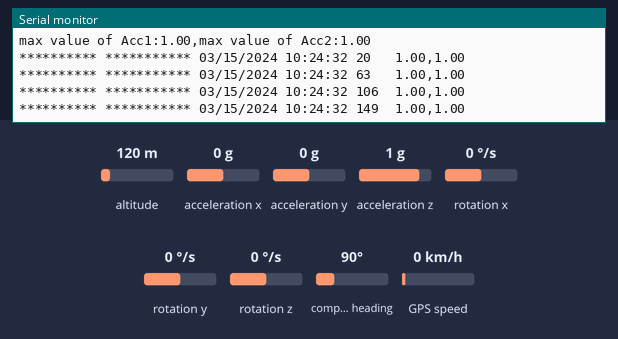
Simulated run of this sketch. Board: ESP8266 (NodeMCU). On the bench: the last lines printed to the serial monitor. The test bench sets the inputs (shaded band); at power-on: acceleration x 0 g, acceleration y 0 g, acceleration z 1 g, altitude 120 m, rotation x 0 °/s, rotation y 0 °/s, rotation z 0 °/s, compass heading 90°, GPS speed 0 km/h. WiFi joins after 1.5 s; servers stay silent unless stated; the GPS gets a fix after 3 s at 37.7749, -122.4194 with 8 satellites.

Above: at 2.7 s.
2.8 s: acceleration x set to -1.4 g
At 2.95 s:
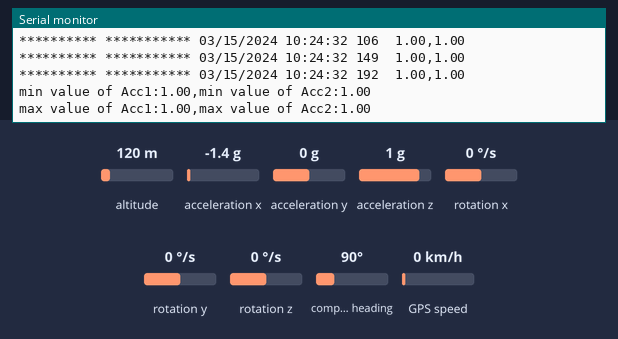
5.1 s: acceleration y set to -1.4 g
At 5.55 s:
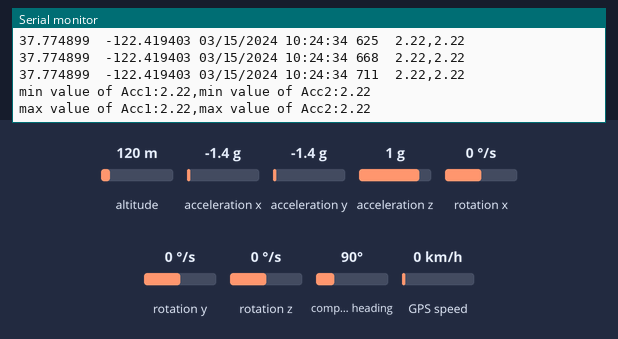
6.6 s: acceleration z set to -1.4 g
At 7.11 s:
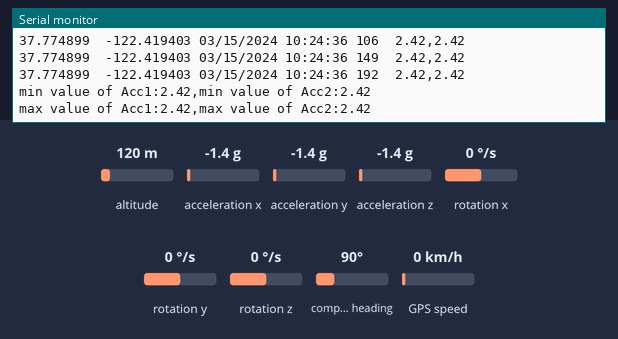
Timing chart, 0 to 9.6 s (numbered marks = the images above; inputs shaded):
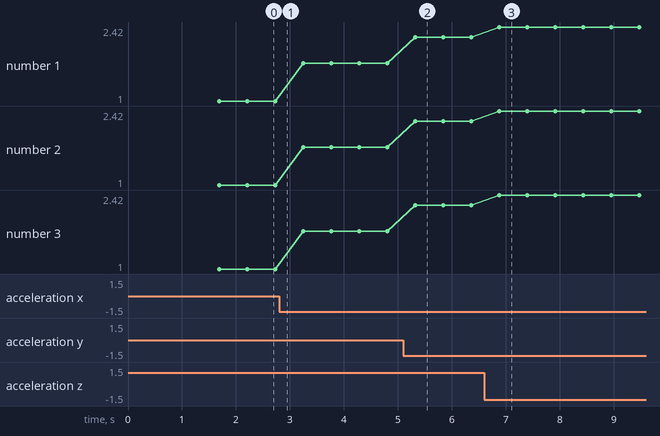

Measured:
- after the input at 5.1 s, the serial monitor: prints a new line after 0.05 s (image 2)
- plotted number 1: 1 → 1.72 after the input at 2.8 s, 1.72 → 2.22 after the input at 5.1 s
- plotted number 2: 1 → 1.72 after the input at 2.8 s, 1.72 → 2.22 after the input at 5.1 s
- plotted number 3: 1 → 1.72 after the input at 2.8 s, 1.72 → 2.22 after the input at 5.1 s

The sketch:

Instrumented_bike_Share_Arduino_Code.ino
```cpp
#include <ArduinoJson.h>
#include <TinyGPS++.h>
#include <SoftwareSerial.h>
#include <Wire.h> // Must include Wire library for I2C
#include <SparkFun_MMA8452Q.h> // Includes the SFE_MMA8452Q library

#include <ESP8266WiFi.h>
#include <FirebaseArduino.h>
/*
   This sample code demonstrates the normal use of a TinyGPS++ (TinyGPSPlus) object.
   It requires the use of SoftwareSerial, and assumes that you have a
   4800-baud serial GPS device hooked up on pins 4(rx) and 3(tx).
*/
static const int RXPin = 13, TXPin = 1;
static const uint32_t GPSBaud = 9600;
const int window=5;
float Acc1_max;
float Acc1_min;
float Acc2_max;
float Acc2_min;
int i;
int Acc1_max_index;
int Acc1_min_index;
int Acc2_max_index;
int Acc2_min_index;
float arrayAcc1[5];
float arrayAcc2[5];

MMA8452Q accel(0x1C);
MMA8452Q accel2(0x1D);
// The TinyGPS++ object
TinyGPSPlus gps;

// The serial connection to the GPS device
SoftwareSerial ss(RXPin, TXPin);

// Set these to run example.
#define FIREBASE_HOST "biketeam2-93c1b.firebaseio.com"
#define FIREBASE_AUTH "NSSRveqD785HDX6BYM1LCpYk0OsPLV422VB0H6pf"
#define WIFI_SSID "Xperia"
#define WIFI_PASSWORD "12345678"
void setup()
{
  Serial.begin(115200);
  ss.begin(GPSBaud);
  Wire.begin(D2,D1);
  accel.init(SCALE_8G, ODR_50);
  accel2.init(SCALE_8G, ODR_50);
  //Begin wifi connecting
 WiFi.begin(WIFI_SSID, WIFI_PASSWORD);
  Serial.print("connecting");
  while (WiFi.status() != WL_CONNECTED) {
    Serial.print(".");
    delay(500);
  }
  Serial.println();
  Serial.print("connected: ");
  Serial.println(WiFi.localIP());

  Firebase.begin(FIREBASE_HOST, FIREBASE_AUTH);
  i=0;
}

void loop()
{
  static const double LONDON_LAT = 51.508131, LONDON_LON = -0.128002;

  //printInt(gps.satellites.value(), gps.satellites.isValid(), 5);
 // printFloat(gps.hdop.hdop(), gps.hdop.isValid(), 6, 1);
  printFloat(gps.location.lat(), gps.location.isValid(), 11, 6);
  printFloat(gps.location.lng(), gps.location.isValid(), 12, 6);
 //printInt(gps.location.age(), gps.location.isValid(), 5);
  printDateTime(gps.date, gps.time);
  //printFloat(gps.altitude.meters(), gps.altitude.isValid(), 7, 2);
  //printFloat(gps.course.deg(), gps.course.isValid(), 7, 2);
  //printFloat(gps.speed.kmph(), gps.speed.isValid(), 6, 2);
  //printStr(gps.course.isValid() ? TinyGPSPlus::cardinal(gps.course.deg()) : "*** ", 6);

  unsigned long distanceKmToLondon =
    (unsigned long)TinyGPSPlus::distanceBetween(
      gps.location.lat(),
      gps.location.lng(),
      LONDON_LAT,
      LONDON_LON) / 1000;
  //printInt(distanceKmToLondon, gps.location.isValid(), 9);

  double courseToLondon =
    TinyGPSPlus::courseTo(
      gps.location.lat(),
      gps.location.lng(),
      LONDON_LAT,
      LONDON_LON);

  //printFloat(courseToLondon, gps.location.isValid(), 7, 2);

  const char *cardinalToLondon = TinyGPSPlus::cardinal(courseToLondon);

 // printStr(gps.location.isValid() ? cardinalToLondon : "*** ", 6);

  //printInt(gps.charsProcessed(), true, 6);
  //printInt(gps.sentencesWithFix(), true, 10);
  //printInt(gps.failedChecksum(), true, 9);
  if (accel.available())
  {
    // First, use accel.read() to read the new variables:
    accel.read();
  }else{
    return;
    }
  if(accel2.available()){
     accel2.read();
    }else{
      return;
      }

 //Capture the maximum value and minimum value for each window
  float Acc1_x;
  float Acc1_y;
  float Acc1_z;
  float Acc2_x;
  float Acc2_y;
  float Acc2_z;

  Acc1_x=String(accel.cx,2).toFloat();
  Acc1_y=String(accel.cy,2).toFloat();
  Acc1_z=String(accel.cz,2).toFloat();
  Acc2_x=String(accel2.cx,2).toFloat();
  Acc2_y=String(accel2.cy,2).toFloat();
  Acc2_z=String(accel2.cz,2).toFloat();
  float Acc1=sqrt(sq(Acc1_x)+sq(Acc1_y)+sq(Acc1_z));
  float Acc2=sqrt(sq(Acc2_x)+sq(Acc2_y)+sq(Acc2_z));
  Acc1=String(Acc1,2).toFloat();
  Acc2=String(Acc2,2).toFloat();
  Serial.print(Acc1);
  Serial.print(",");
  Serial.println(Acc2);
  arrayAcc1[i]=Acc1;
  arrayAcc2[i]=Acc2;
  if(i==0){
    Acc1_max=arrayAcc1[i];
    Acc2_max=arrayAcc2[i];
    Acc1_min=arrayAcc1[i];
    Acc2_min=arrayAcc2[i];
    Acc1_max_index=0;
    Acc1_min_index=0;
    Acc2_max_index=0;
    Acc2_min_index=0;

    }else{
      if(arrayAcc1[i]>=Acc1_max){
        Acc1_max=arrayAcc1[i];
        Acc1_max_index=i;
        }
      if(arrayAcc1[i]<=Acc1_min){
        Acc1_min=arrayAcc1[i];
        Acc1_min_index=i;
        }

       if(arrayAcc2[i]>=Acc2_max){
        Acc2_max=arrayAcc2[i];
        Acc2_max_index=i;
        }

        if(arrayAcc2[i]<=Acc2_min){
        Acc2_min=arrayAcc2[i];
        Acc2_min_index=i;
        }
      }


  if(i==window-1){
        Acc1_max=String(Acc1_max, 2).toFloat();
        Acc1_min=String(Acc1_min, 2).toFloat();
        Acc2_max==String(Acc2_max, 2).toFloat();
        Acc2_min=String(Acc2_min, 2).toFloat();
        StaticJsonBuffer<100> jsonBuffer;
        JsonObject& obj = jsonBuffer.createObject();

        StaticJsonBuffer<100> jsonBuffer2;
        JsonObject& obj2 = jsonBuffer2.createObject();

        obj["latitude"]=gps.location.lat();
        obj["longitude"]=gps.location.lng();

        obj2["latitude"]=gps.location.lat();
        obj2["longitude"]=gps.location.lng();

        if(Acc1_max_index<Acc2_min_index&&Acc2_max_index<Acc2_min_index){
        Serial.print("max value of Acc1:");
        Serial.print(Acc1_max);
        Serial.print(",");
        Serial.print("max value of Acc2:");
        Serial.println(Acc2_max);

        Serial.print("min value of Acc1:");
        Serial.println(Acc1_min);
        Serial.print(",");
        Serial.print("min value of Acc2:");
        Serial.println(Acc2_min);

        obj["Acc1"]=Acc1_max;
        obj["Acc2"]=Acc2_max;
        String name=Firebase.push("bike2/location",obj);
        smartDelay(10);
        obj2["Acc1"]=Acc1_min;
        obj2["Acc2"]=Acc2_min;
        String name1=Firebase.push("bike2/location",obj2);
        }else if(Acc1_max_index<Acc2_min_index&&Acc2_max_index>Acc2_min_index){
        Serial.print("max value of Acc1:");
        Serial.print(Acc1_max);
        Serial.print(",");
        Serial.print("min value of Acc2:");
        Serial.println(Acc2_min);

        Serial.print("min value of Acc1:");
        Serial.print(Acc1_min);
        Serial.print(",");
        Serial.print("max value of Acc2:");
        Serial.println(Acc2_max);
        obj["Acc1"]=Acc1_max;
        obj["Acc2"]=Acc2_min;
        String name=Firebase.push("bike2/location",obj);
        smartDelay(10);
        obj2["Acc1"]=Acc1_min;
        obj2["Acc2"]=Acc2_max;
        String name1=Firebase.push("bike2/location",obj2);
        }else if(Acc1_max_index>Acc2_min_index&&Acc2_max_index<Acc2_min_index){
        Serial.print("min value of Acc1:");
        Serial.print(Acc1_min);
        Serial.print(",");
        Serial.print("max value of Acc2:");
        Serial.println(Acc2_max);

        Serial.print("max value of Acc1:");
        Serial.print(Acc1_max);
        Serial.print(",");
        Serial.print("min value of Acc2:");
        Serial.println(Acc2_min);

        obj["Acc1"]=Acc1_min;
        obj["Acc2"]=Acc2_max;
        String name=Firebase.push("bike2/location",obj);
        smartDelay(10);
        obj2["Acc1"]=Acc1_max;
        obj2["Acc2"]=Acc2_min;
        String name1=Firebase.push("bike2/location",obj2);

       }else{
        Serial.print("min value of Acc1:");
        Serial.print(Acc1_min);
        Serial.print(",");
        Serial.print("min value of Acc2:");
        Serial.println(Acc2_min);

        Serial.print("max value of Acc1:");
        Serial.print(Acc1_max);
        Serial.print(",");
        Serial.print("max value of Acc2:");
        Serial.println(Acc2_max);

        obj["Acc1"]=Acc1_min;
        obj["Acc2"]=Acc2_min;
        String name=Firebase.push("bike2/location",obj);
        smartDelay(20);
        obj2["Acc1"]=Acc1_max;
        obj2["Acc2"]=Acc2_max;
        String name1=Firebase.push("bike2/location",obj2);
        }


//      if(Firebase.failed()) {
//      Serial.print("pushing /logs failed:");
//      Serial.println(Firebase.error());
//      return;
//      }

        float arrayAcc1=NULL;
        float arrayAcc2=NULL;
        i=0;
        Acc1_max=NULL;
        Acc2_max=NULL;
        smartDelay(20);
        }else{
          i++;
           smartDelay(40);
          }

  if (millis() > 5000 && gps.charsProcessed() < 10)
    Serial.println(F("No GPS data received: check wiring"));
}

// This custom version of delay() ensures that the gps object
// is being "fed".
static void smartDelay(unsigned long ms)
{
  unsigned long start = millis();
  do
  {
    while (ss.available())
      gps.encode(ss.read());
  } while (millis() - start < ms);
}

static void printFloat(float val, bool valid, int len, int prec)
{
  if (!valid)
  {
    while (len-- > 1)
      Serial.print('*');
    Serial.print(' ');
  }
  else
  {
    Serial.print(val, prec);
    int vi = abs((int)val);
    int flen = prec + (val < 0.0 ? 2 : 1); // . and -
    flen += vi >= 1000 ? 4 : vi >= 100 ? 3 : vi >= 10 ? 2 : 1;
    for (int i=flen; i<len; ++i)
      Serial.print(' ');
  }
  smartDelay(0);
}

static void printInt(unsigned long val, bool valid, int len)
{
  char sz[32] = "*****************";
  if (valid)
    sprintf(sz, "%ld", val);
  sz[len] = 0;
  for (int i=strlen(sz); i<len; ++i)
    sz[i] = ' ';
  if (len > 0)
    sz[len-1] = ' ';
  Serial.print(sz);
  smartDelay(0);
}

static void printDateTime(TinyGPSDate &d, TinyGPSTime &t)
{
  if (!d.isValid())
  {
    Serial.print(F("********** "));
  }
  else
  {
    char sz[32];
    sprintf(sz, "%02d/%02d/%02d ", d.month(), d.day(), d.year());
    Serial.print(sz);
  }

  if (!t.isValid())
  {
    Serial.print(F("******** "));
  }
  else
  {
    char sz[32];
    sprintf(sz, "%02d:%02d:%02d ", t.hour(), t.minute(), t.second());
    Serial.print(sz);
  }

  printInt(d.age(), d.isValid(), 5);
  smartDelay(0);
}

static void printStr(const char *str, int len)
{
  int slen = strlen(str);
  for (int i=0; i<len; ++i)
    Serial.print(i<slen ? str[i] : ' ');
  smartDelay(0);
}
```
